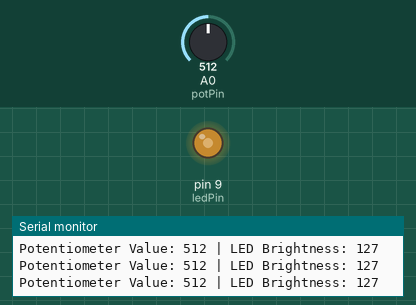
This sketch was run on a simulated Arduino Uno, built with avr-gcc and run on an emulated ATmega328P. Shown: output pins drawn as LEDs (lit = HIGH), the last lines printed to the serial monitor. The test bench sets the inputs (shaded band); at power-on: A0 (potPin) = 512.

Above: at 1.2 s.
1.3 s: A0 (potPin) set to 716
At 2.4 s:
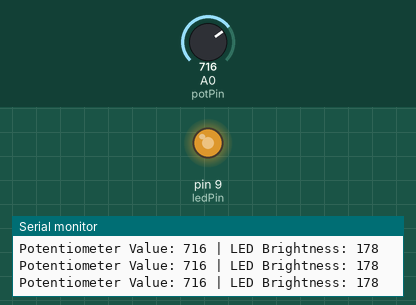
2.8 s: A0 (potPin) set to 900
At 4.0 s:
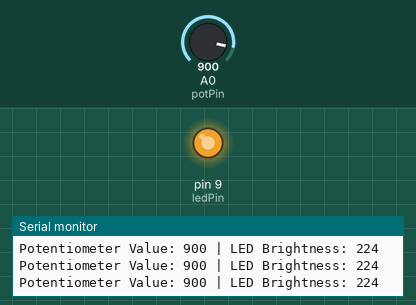
4.3 s: A0 (potPin) set to 412
At 5.6 s:
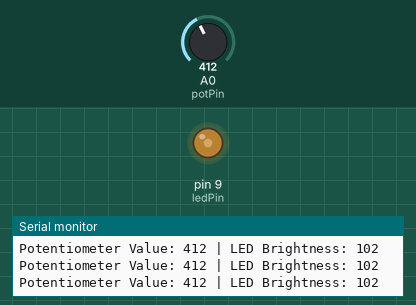
7.3 s: A0 (potPin) set to 385
At 8.8 s:
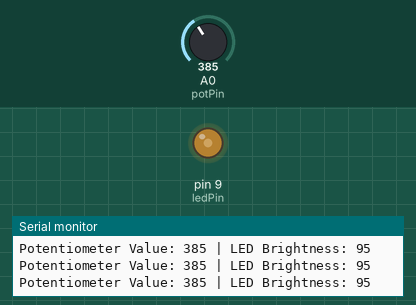
10.3 s: A0 (potPin) set to 122
At 10.7 s:
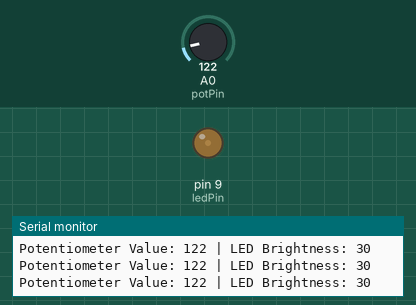
11.8 s: A0 (potPin) set to 511
At 12.3 s:
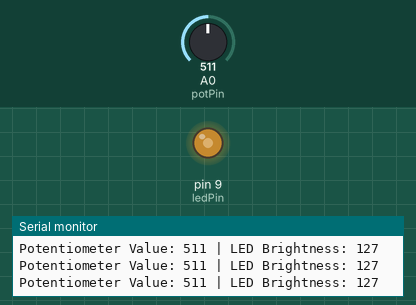
Timing chart, 0 to 14.3 s (numbered marks = the images above; inputs shaded):
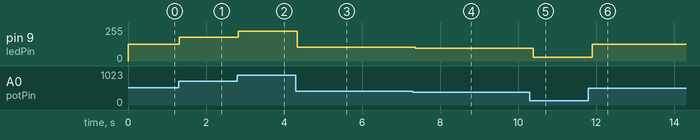

Measured:
- after the input at 1.3 s, pin 9 (ledPin): 127/255 → 178/255 at once
- after the input at 2.8 s, pin 9 (ledPin): 178/255 → 224/255 at once
- after the input at 4.3 s, pin 9 (ledPin): 224/255 → 102/255 at once
- after the input at 7.3 s, pin 9 (ledPin): 102/255 → 95/255 after 0.06 s
- after the input at 10.3 s, pin 9 (ledPin): 95/255 → 30/255 after 0.08 s
- after the input at 11.8 s, pin 9 (ledPin): 30/255 → 127/255 after 0.09 s

The sketch:

R20._LED_Brightness_Control_Using_Potentiometer.ino
```cpp
/*
Components Used:
- Arduino Board
- Sensor Shield
- LED
- Potentiometer
- Breadboard
- Jumper Wires
*/

int ledPin = 9;      // LED connected to PWM Pin 9
int potPin = A0;     // Potentiometer connected to Analog Pin A0

void setup() {
  pinMode(ledPin, OUTPUT);  // Set LED pin as output
  pinMode(potPin, INPUT);   // Set Potentiometer pin as input
  Serial.begin(9600);       // Start Serial Monitor
}

void loop() {
  int potValue = analogRead(potPin);  // Read potentiometer value (0-1023)
  int brightness = map(potValue, 0, 1023, 0, 255); // Map to PWM range (0-255)

  analogWrite(ledPin, brightness); // Adjust LED brightness

  // Print values to Serial Monitor
  Serial.print("Potentiometer Value: ");
  Serial.print(potValue);
  Serial.print(" | LED Brightness: ");
  Serial.println(brightness);

  delay(100); // Small delay for readability
}
```
